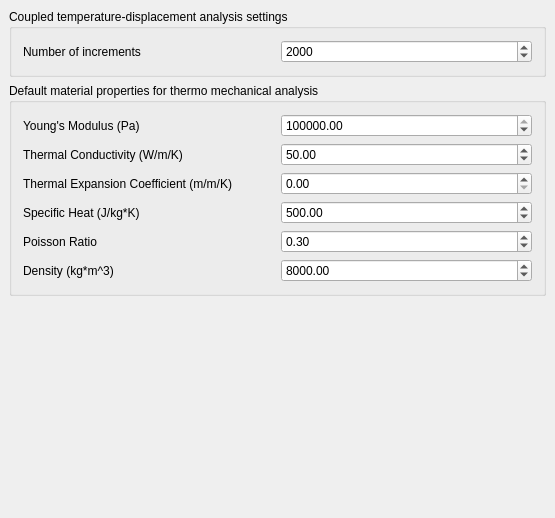
<?xml version="1.0" encoding="UTF-8"?>
<ui version="4.0">
 <class>FemGui::DlgSettingsFemThermoMechImp</class>
 <widget class="QWidget" name="FemGui::DlgSettingsFemThermoMechImp">
  <property name="geometry">
   <rect>
    <x>0</x>
    <y>0</y>
    <width>555</width>
    <height>518</height>
   </rect>
  </property>
  <property name="windowTitle">
   <string>FEM</string>
  </property>
  <layout class="QGridLayout" name="gridLayout_1">
   <property name="leftMargin">
    <number>9</number>
   </property>
   <property name="topMargin">
    <number>9</number>
   </property>
   <property name="rightMargin">
    <number>9</number>
   </property>
   <property name="bottomMargin">
    <number>9</number>
   </property>
   <property name="spacing">
    <number>6</number>
   </property>
   <item row="1" column="0">
    <layout class="QVBoxLayout" name="verticalLayout_1">
     <item>
      <widget class="QGroupBox" name="gb_solversettings">
       <property name="title">
        <string>Coupled temperature-displacement analysis settings</string>
       </property>
       <layout class="QHBoxLayout" name="horizontalLayout_1">
        <item>
         <layout class="QGridLayout" name="gridLayout_2">
          <item row="0" column="0">
           <widget class="QLabel" name="l_num_increments">
            <property name="text">
             <string>Number of increments</string>
            </property>
           </widget>
          </item>
          <item row="0" column="1">
           <widget class="Gui::PrefSpinBox" name="sb_num_increments">
            <property name="minimum">
             <number>1</number>
            </property>
            <property name="maximum">
             <number>10000000</number>
            </property>
            <property name="singleStep">
             <number>100</number>
            </property>
            <property name="value">
             <number>2000</number>
            </property>
            <property name="prefEntry" stdset="0">
             <cstring>NumberOfIncrements</cstring>
            </property>
            <property name="prefPath" stdset="0">
             <cstring>Mod/Fem/ThermoMech</cstring>
            </property>
           </widget>
          </item>
         </layout>
        </item>
       </layout>
      </widget>
     </item>
     <item>
      <widget class="QGroupBox" name="gb_materialsettings">
       <property name="title">
        <string>Default material properties for thermo mechanical analysis</string>
       </property>
       <layout class="QHBoxLayout" name="horizontalLayout_2">
        <item>
         <layout class="QGridLayout" name="gridLayout_3">
          <item row="0" column="0">
           <widget class="QLabel" name="l_YM_Pa">
            <property name="text">
             <string>Young&apos;s Modulus (Pa)</string>
            </property>
           </widget>
          </item>
          <item row="0" column="1">
           <widget class="Gui::PrefDoubleSpinBox" name="dsb_YM_Pa">
            <property name="minimum">
             <double>0.000000000000000</double>
            </property>
            <property name="maximum">
             <double>10000000000000000.000000000000000</double>
            </property>
            <property name="singleStep">
             <double>1000.000000000000000</double>
            </property>
            <property name="value">
             <double>200000000000.000000000000000</double>
            </property>
            <property name="prefEntry" stdset="0">
             <cstring>YMPa</cstring>
            </property>
            <property name="prefPath" stdset="0">
             <cstring>Mod/Fem/ThermoMech</cstring>
            </property>
           </widget>
          </item>
          <item row="1" column="0">
           <widget class="QLabel" name="l_TC_WmK">
            <property name="text">
             <string>Thermal Conductivity (W/m/K)</string>
            </property>
           </widget>
          </item>
          <item row="1" column="1">
           <widget class="Gui::PrefDoubleSpinBox" name="dsb_TC_WmK">
            <property name="minimum">
             <double>0.000000000000000</double>
            </property>
            <property name="maximum">
             <double>99999999.000000000000000</double>
            </property>
            <property name="singleStep">
             <double>1.000000000000000</double>
            </property>
            <property name="value">
             <double>50.000000000000000</double>
            </property>
            <property name="prefEntry" stdset="0">
             <cstring>TCWmK</cstring>
            </property>
            <property name="prefPath" stdset="0">
             <cstring>Mod/Fem/ThermoMech</cstring>
            </property>
           </widget>
          </item>
          <item row="2" column="0">
           <widget class="QLabel" name="l_TEC_mmK">
            <property name="text">
             <string>Thermal Expansion Coefficient (m/m/K)</string>
            </property>
           </widget>
          </item>
          <item row="2" column="1">
           <widget class="Gui::PrefDoubleSpinBox" name="dsb_TEC_mmK">
            <property name="minimum">
             <double>0.000000000000000</double>
            </property>
            <property name="maximum">
             <double>99999999.000000000000000</double>
            </property>
            <property name="singleStep">
             <double>0.000010000000000</double>
            </property>
            <property name="value">
             <double>0.000000000000000</double>
            </property>
            <property name="prefEntry" stdset="0">
             <cstring>TECmmK</cstring>
            </property>
            <property name="prefPath" stdset="0">
             <cstring>Mod/Fem/ThermoMech</cstring>
            </property>
           </widget>
          </item>
          <item row="3" column="0">
           <widget class="QLabel" name="l_SH_JkgK">
            <property name="text">
             <string>Specific Heat (J/kg*K)</string>
            </property>
           </widget>
          </item>
          <item row="3" column="1">
           <widget class="Gui::PrefDoubleSpinBox" name="dsb_SH_JkgK">
            <property name="minimum">
             <double>0.000000000000000</double>
            </property>
            <property name="maximum">
             <double>999999999.000000000000000</double>
            </property>
            <property name="singleStep">
             <double>10.000000000000000</double>
            </property>
            <property name="value">
             <double>500.000000000000000</double>
            </property>
            <property name="prefEntry" stdset="0">
             <cstring>SHJkgK</cstring>
            </property>
            <property name="prefPath" stdset="0">
             <cstring>Mod/Fem/ThermoMech</cstring>
            </property>
           </widget>
          </item>
          <item row="4" column="0">
           <widget class="QLabel" name="l_PR">
            <property name="text">
             <string>Poisson Ratio</string>
            </property>
           </widget>
          </item>
          <item row="4" column="1">
           <widget class="Gui::PrefDoubleSpinBox" name="dsb_PR">
            <property name="minimum">
             <double>0.000000000000000</double>
            </property>
            <property name="maximum">
             <double>999999999.000000000000000</double>
            </property>
            <property name="singleStep">
             <double>0.100000000000000</double>
            </property>
            <property name="value">
             <double>0.300000000000000</double>
            </property>
            <property name="prefEntry" stdset="0">
             <cstring>PR</cstring>
            </property>
            <property name="prefPath" stdset="0">
             <cstring>Mod/Fem/ThermoMech</cstring>
            </property>
           </widget>
          </item>
          <item row="5" column="0">
           <widget class="QLabel" name="l_density_kgm3">
            <property name="text">
             <string>Density (kg*m^3)</string>
            </property>
           </widget>
          </item>
          <item row="5" column="1">
           <widget class="Gui::PrefDoubleSpinBox" name="dsb_density_kgm3">
            <property name="minimum">
             <double>0.000000000000000</double>
            </property>
            <property name="maximum">
             <double>999999999.000000000000000</double>
            </property>
            <property name="singleStep">
             <double>100</double>
            </property>
            <property name="value">
             <double>8000.000000000000000</double>
            </property>
            <property name="prefEntry" stdset="0">
             <cstring>Densitykgm3</cstring>
            </property>
            <property name="prefPath" stdset="0">
             <cstring>Mod/Fem/ThermoMech</cstring>
            </property>
           </widget>
          </item>
         </layout>
        </item>
       </layout>
      </widget>
     </item>
    </layout>
   </item>
   <item row="2" column="0">
    <spacer name="verticalSpacer">
     <property name="orientation">
      <enum>Qt::Vertical</enum>
     </property>
     <property name="sizeHint" stdset="0">
      <size>
       <width>20</width>
       <height>40</height>
      </size>
     </property>
    </spacer>
   </item>
  </layout>
 </widget>
 <layoutdefault spacing="6" margin="11"/>
 <customwidgets>
  <customwidget>
   <class>Gui::PrefSpinBox</class>
   <extends>QSpinBox</extends>
   <header>Gui/PrefWidgets.h</header>
  </customwidget>
  <customwidget>
   <class>Gui::PrefDoubleSpinBox</class>
   <extends>QDoubleSpinBox</extends>
   <header>Gui/PrefWidgets.h</header>
  </customwidget>
 </customwidgets>
 <resources>
  <include location="Resources/Fem.qrc"/>
 </resources>
 <connections/>
</ui>
